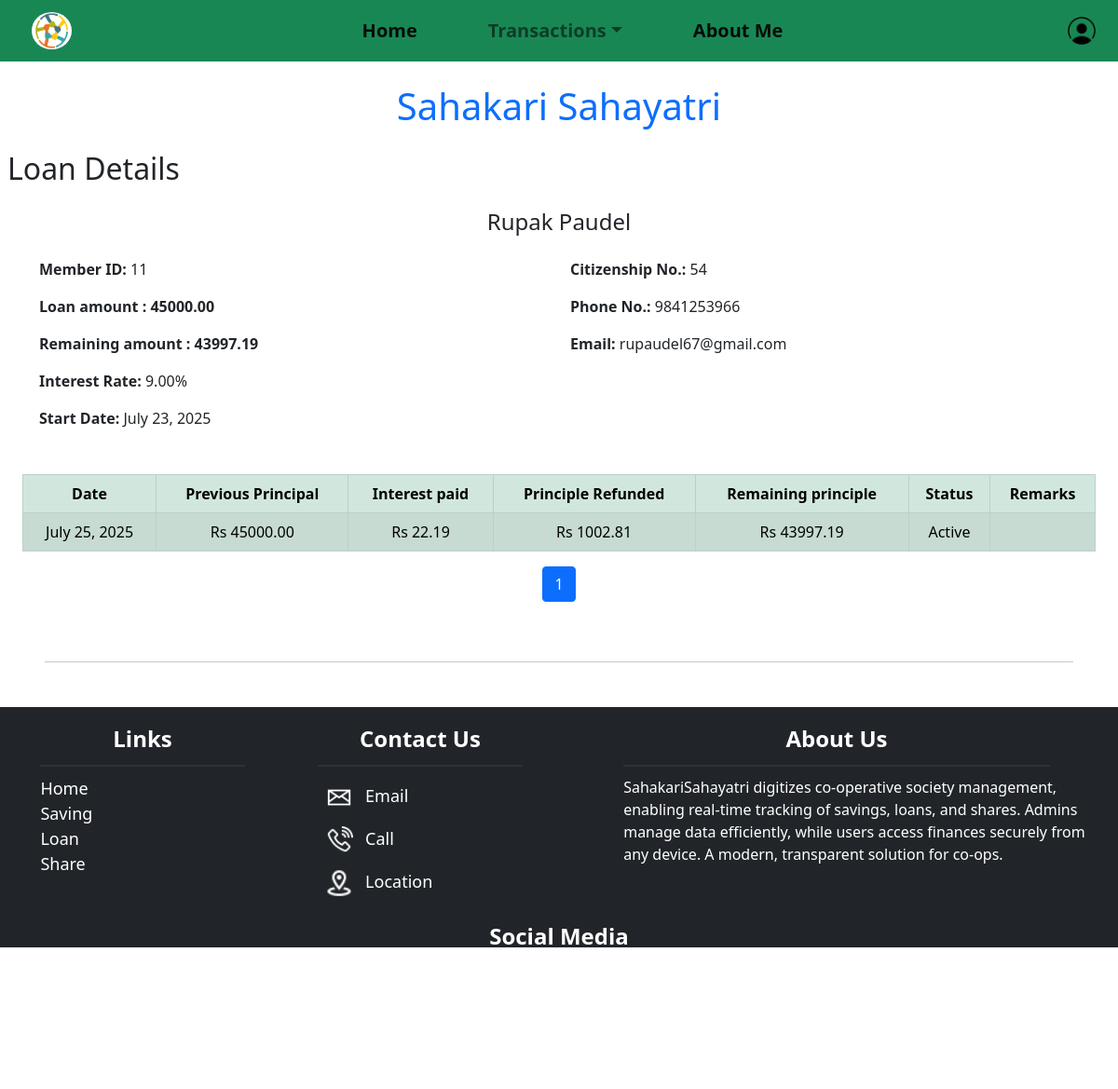
The page /loan/details/20 (signed in) on the database its author committed.
### loan/models.py (models this page shows, shortened)
class Loan(models.Model):
    customer = models.ForeignKey(Member, on_delete=models.CASCADE, related_name='loans')
    amount = models.DecimalField(max_digits=15, decimal_places=2, help_text="Original loan principal")
    interest_rate = models.DecimalField(max_digits=5, decimal_places=2, help_text="Annual interest rate (e.g. 0.075 for 7.5%)")
    start_date = models.DateField(default=timezone.now)
    remaining_principal = models.DecimalField(max_digits=15, decimal_places=2, default=0)
    status = models.CharField(max_length=20, choices=[
        ('active', 'Active'),
        ('closed', 'Closed'),
    ], default='active', help_text="Current status of the loan")
    remarks = models.TextField(blank=True, null=True)
    last_renewed = models.DateField(null=True, blank=True)

class Repayment(models.Model):
    loan = models.ForeignKey(Loan, on_delete=models.CASCADE, related_name='repayments')
    previous_principal = models.DecimalField(max_digits=15, decimal_places=2, default=0)
    repayment_date = models.DateField(default=timezone.now)
    amount_paid = models.DecimalField(max_digits=15, decimal_places=2, help_text="Total amount paid")
    principal_paid = models.DecimalField(max_digits=15, decimal_places=2, default=0)
    interest_paid = models.DecimalField(max_digits=15, decimal_places=2, default=0)
    remaining_principal = models.DecimalField(max_digits=15, decimal_places=2, default=0)
    remarks = models.TextField(blank=True, null=True)
    class Meta:
        ordering = ['-repayment_date']

### customer/models.py (models this page shows, shortened)
class Member(models.Model):
    user = models.OneToOneField(User, on_delete=models.CASCADE, related_name='member_profile')
    member_id = models.IntegerField(unique=True, primary_key=True)
    first_name = models.CharField(max_length=30, blank=False)
    middle_name = models.CharField(max_length=30, blank=True)
    last_name = models.CharField(max_length=30, blank=False)
    email = models.EmailField(blank=True, null=True)
    phone_number = models.CharField(max_length=15, unique=True, blank=True)
    address = models.TextField(blank=False)
    date_of_birth = models.DateField(blank=True, null=True)
    citizenship_number = models.CharField(max_length=20, unique=True, blank=False)
    occupation = models.CharField(max_length=100, blank=True)
    date_joined = models.DateField(null=True, blank=True)
    name = models.CharField(max_length=100, blank=False, editable=False)
    class Meta:
        ordering = ['member_id']  # Ascending order

### loan/views.py (the view)
# urls.py: path('details/<int:id>', loan.loan_details, name='loan_details'),
@login_required(login_url='loginpage')
def loan_details(request, id):
    loan = get_object_or_404(Loan.objects.select_related('customer'), id=id)
    repayments = loan.repayments.all().order_by('repayment_date')
    paginator = Paginator(repayments, 10)
    page_number = request.GET.get('page')
    page_obj = paginator.get_page(page_number)
    context = {
        'loan': loan,
        'page_obj': page_obj,  # This contains the paginated repayment transactions
    }
    return render(request, 'loan_details.html', context)

### loan/templates/loan_details.html (shortened to what this page needs)
{% extends "base.html" %}
{% block content %}
<div class="details m-2">
    <h2>Loan Details</h2>
    <div class="info container mt-4">
        <div class="row mb-3">
            <h4 class="text-center">{{loan.customer.name}}</h4>
        </div>
        <div class="row">
            <div class="col-md-6">
                <p><strong>Member ID:</strong> {{ loan.customer.member_id }}</p>
                <p class="fw-bold">Loan amount : {{loan.amount}}</p>
                <p class="fw-bold">Remaining amount : {{loan.remaining_principal}}</p>
                <p><strong>Interest Rate:</strong> {{ loan.interest_rate }}%</p>
                <p><strong>Start Date:</strong> {{ loan.start_date }}</p>
            </div>
            <div class="col-md-6">
                <p><strong>Citizenship No.:</strong> {{ loan.customer.citizenship_number }}</p>
                <p><strong>Phone No.:</strong> {{ loan.customer.phone_number }}</p>
                <p><strong>Email:</strong> {{ loan.customer.email }}</p>
            </div>
        </div>
    </div>
    <div class="m-3 table-responsive">
        {% if page_obj %}
            <table class="table table-striped table-hover table-bordered mt-3 text-center table-success">
                <thead>
                    <tr>
                        <th>Date</th>
                        <th>Previous Principal</th>
                        <th>Interest paid</th>
                        <th>Principle Refunded</th>
                        <th>Remaining principle</th>
                        <th>Status</th>
                        <th>Remarks</th>
                    </tr>
                </thead>
                <tbody>
                    {% for tx in page_obj %}
                        <tr>
                            <td>{{ tx.repayment_date }}</td>
                            <td>Rs {{ tx.previous_principal }}</td>
                            <td>Rs {{ tx.interest_paid }}</td>
                            <td>Rs {{ tx.principal_paid }}</td>
                            <td>Rs {{ tx.remaining_principal }}</td>
                            {% if tx.balance == 0 %}
                                <td>Closed</td>
                            {% else %}
                                <td>Active</td>
                            {% endif %}
                            <td>{{ tx.remarks }}</td>
                        </tr>
                    {% endfor %}
                </tbody>
            </table>
            <nav aria-label="Page navigation">
                <ul class="pagination justify-content-center">
                    <li class="page-item active">
                        <span class="page-link">{{ page_obj.number }}</span>
                    </li>
                </ul>
            </nav>
        {% else %}
            <p class="text-center"><i>No payments made for this loan.</i></p>
        {% endif %}
    </div>
</div>
{% endblock content%}

### static/css/style.css (style rules this page uses)
html { font-size: 16px; }
body { margin: 0; padding: 0; }

### rows shown on the page
Loan: customer.name "Rupak Paudel", customer.member_id "11", amount "45000.00", remaining_principal "43997.19", interest_rate "9.00", start_date "July 23, 2025", customer.citizenship_number "54", customer.phone_number "9841253966", customer.email "rupaudel67@gmail.com"
Repayment: repayment_date "July 25, 2025", previous_principal "45000.00", interest_paid "22.19", principal_paid "1002.81", remaining_principal "43997.19"

### other values the page prints
{{ page_obj.number }} "1"
